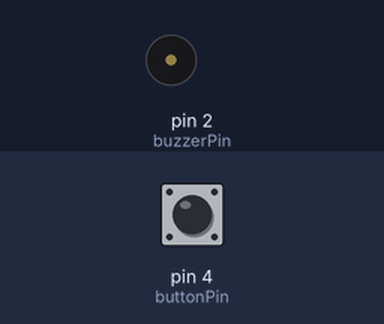
This sketch was run on a simulated Arduino Uno, built with avr-gcc and run on an emulated ATmega328P. On the bench: buzzer (waves = sounding). Inputs (shaded band) come from the test bench; at power-on: pin 4 (buttonPin) LOW. What the sketch prints to the serial monitor is not drawn.

Above: at 1.2 s.
1.3 s: pin 4 (buttonPin) pulled HIGH for 0.15 s
At 2.2 s:
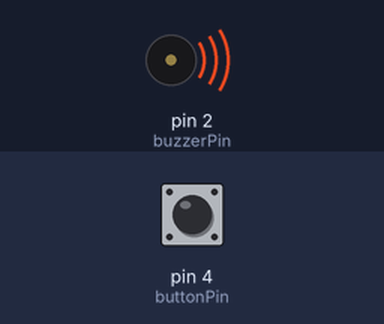
Timing chart, 0 to 15.3 s (numbered marks = the images above; inputs shaded):
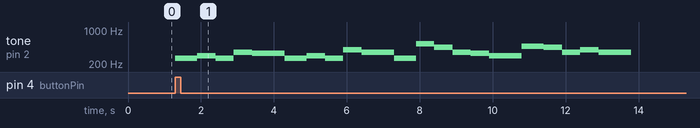

Measured:
- after the input at 1.3 s, tone on pin 2 (buzzerPin): plays 262 Hz for 0.60 s, 294 Hz for 0.50 s, 262 Hz for 0.50 s, 349 Hz for 0.50 s, 330 Hz for 0.90 s, 262 Hz for 0.60 s … (21 notes in this stretch), starting at once

The sketch:

Niveau5_JoyeuxAnniversaire.ino
```cpp
#define DO 262
#define RE 294
#define MI 330
#define FA 349
#define SOL 392
#define LA 440
#define LAd 466
#define DO2 524

#define SIZE 25

const int buzzerPin = 2;
const int buttonPin = 4;

int frequences[SIZE] = {
  DO, DO, RE, DO, FA, MI,
  DO, DO, RE, DO, SOL, FA,
  DO, DO, DO2, LA, FA, MI, RE,
  LAd, LAd, LA, FA, SOL, FA

};

int durations[SIZE] = {
  400, 200, 500, 500, 500, 900,
  400, 200, 500, 500, 500, 900,
  400, 200, 500, 500, 500, 500, 900,
  400, 200, 500, 500, 500, 900
};

void setup() {
  pinMode(buzzerPin, OUTPUT);
  pinMode(buttonPin, INPUT);
  Serial.begin(9600);
}

void loop() {

  int buttonState = digitalRead(buttonPin);
  if (buttonState == HIGH){
    happyBirthday();
  }

     Serial.println(buttonState);
}


void happyBirthday(){
  for (int i = 0; i < SIZE; i++) {
    tone(buzzerPin, frequences[i]);
    delay(durations[i]);
    noTone(buzzerPin);
  }
}
```
